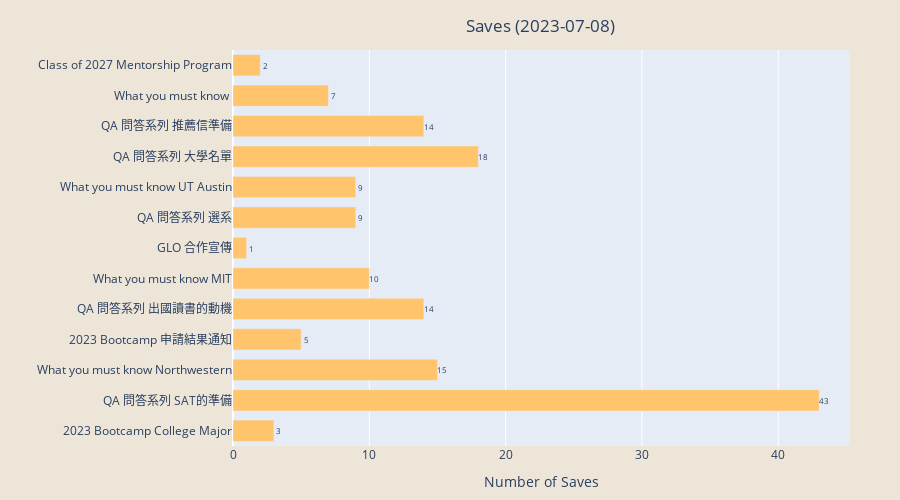

Notebook code cell kept with this figure:
### Code cell
# Saves
# Matplotlib
plt.figure(figsize=(10,6))
plt.barh(df["label"], width = df["saves"], color = "#FFC46C") 
plt.title("Saves " + f"({date.today()})")
plt.xlabel("Number of Saves")
plt.rcParams['axes.facecolor'] = "#EDE5D8"
for index, value in enumerate(df["saves"]):
    plt.text(value, index,
             str(value), fontsize = 8)
#plt.savefig(f'saves_{date_format}.png', bbox_inches='tight')
#plt.show()


# Plotly (prettier than Matplotlib)
# Convert the Matplotlib bar plot to Plotly-compatible traces
data = go.Bar(
    y=df["label"],
    x=df["saves"],
    orientation='h',
    marker=dict(color="#FFC46C"),
    name= "Saves"
)

# Create the layout for the plot
layout = go.Layout(
    title=dict(
    text="Saves " + f"({date.today()})",
    x=0.6,  # Set the x-position of the title to the center of the plot
    y=0.96   # Set the y-position of the title (0 is the top, 1 is the bottom)
    ),
    xaxis=dict(title="Number of Saves"),
    yaxis=dict(title=""),
    paper_bgcolor="#EDE5D8",
    yaxis_tickfont=dict(size=12),
    bargap=0.3,
    height = 500,
    margin=dict(l=50, r=50, t=50, b=50)
)

# Create the Figure object and add the data and layout
saves_fig = go.Figure(data=data, layout=layout)

# Add text annotations to the bars
for i, value in enumerate(df["saves"]):
    saves_fig.add_annotation(
        x=value,
        y=df["label"][i],
        text="     " + str(value),
        font=dict(size=8),
        showarrow=False
    )

# Display the interactive plot
saves_fig.show()
saves_fig.write_image(f'saves_{date_format}.jpeg', width = 1000, height = 500)

### Figure 1 — Plotly figure (JSON) as saved in the notebook; plotly's stock layout.template omitted (floating-point values rounded to 4 significant figures)
{"data": [{"marker": {"color": "#FFC46C"}, "name": "Saves", "orientation": "h", "type": "bar", "x": [3, 43, 15, 5, 14, 10, 1, 9, 9, 18, 14, 7, 2], "y": ["2023 Bootcamp College Major", "QA 問答系列 SAT的準備", "What you must know Northwestern", "2023 Bootcamp 申請結果通知", "QA 問答系列 出國讀書的動機", "What you must know MIT", "GLO 合作宣傳", "QA 問答系列 選系", "What you must know UT Austin", "QA 問答系列 大學名單", "QA 問答系列 推薦信準備", "What you must know ", "Class of 2027 Mentorship Program"]}], "layout": {"annotations": [{"font": {"size": 8}, "showarrow": false, "text": "     3", "x": 3, "y": "2023 Bootcamp College Major"}, {"font": {"size": 8}, "showarrow": false, "text": "     43", "x": 43, "y": "QA 問答系列 SAT的準備"}, {"font": {"size": 8}, "showarrow": false, "text": "     15", "x": 15, "y": "What you must know Northwestern"}, {"font": {"size": 8}, "showarrow": false, "text": "     5", "x": 5, "y": "2023 Bootcamp 申請結果通知"}, {"font": {"size": 8}, "showarrow": false, "text": "     14", "x": 14, "y": "QA 問答系列 出國讀書的動機"}, {"font": {"size": 8}, "showarrow": false, "text": "     10", "x": 10, "y": "What you must know MIT"}, {"font": {"size": 8}, "showarrow": false, "text": "     1", "x": 1, "y": "GLO 合作宣傳"}, {"font": {"size": 8}, "showarrow": false, "text": "     9", "x": 9, "y": "QA 問答系列 選系"}, {"font": {"size": 8}, "showarrow": false, "text": "     9", "x": 9, "y": "What you must know UT Austin"}, {"font": {"size": 8}, "showarrow": false, "text": "     18", "x": 18, "y": "QA 問答系列 大學名單"}, {"font": {"size": 8}, "showarrow": false, "text": "     14", "x": 14, "y": "QA 問答系列 推薦信準備"}, {"font": {"size": 8}, "showarrow": false, "text": "     7", "x": 7, "y": "What you must know "}, {"font": {"size": 8}, "showarrow": false, "text": "     2", "x": 2, "y": "Class of 2027 Mentorship Program"}], "bargap": 0.3, "height": 500, "margin": {"b": 50, "l": 50, "r": 50, "t": 50}, "paper_bgcolor": "#EDE5D8", "title": {"text": "Saves (2023-07-08)", "x": 0.6, "y": 0.96}, "xaxis": {"title": {"text": "Number of Saves"}}, "yaxis": {"tickfont": {"size": 12}, "title": {"text": ""}}}}
